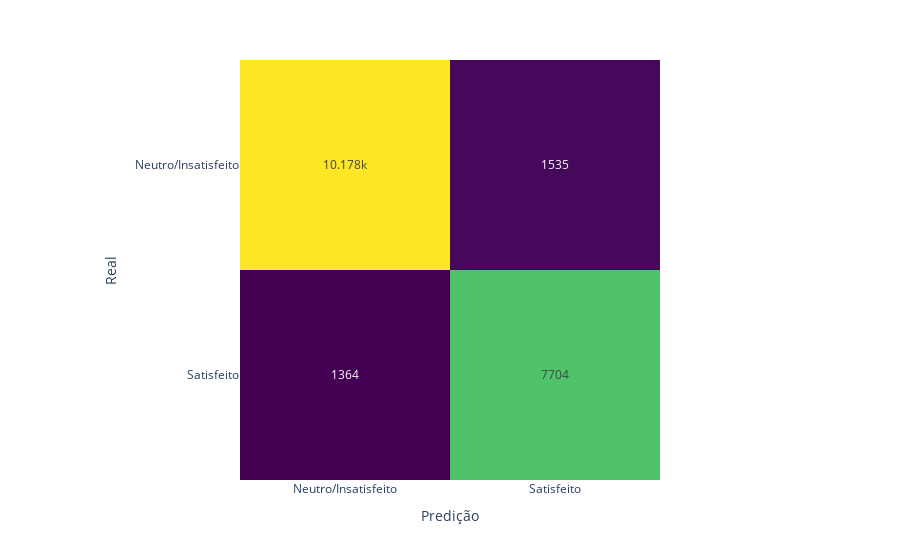

Source (notebook cell):
### Code cell
conf_matrix = confusion_matrix(y_test, y_pred)

fig = px.imshow(
    conf_matrix,
    labels=dict(x = 'Predição', y = 'Real', color="Contagem"),
    x=['Neutro/Insatisfeito', 'Satisfeito'],
    y=['Neutro/Insatisfeito', 'Satisfeito'],
    color_continuous_scale='Viridis'
)

fig.update_traces(text=conf_matrix, texttemplate='%{z}')
fig.update_layout(coloraxis_showscale=False)

fig.show()

### Figure 1 — Plotly figure (JSON) as saved in the notebook; plotly's stock layout.template omitted (floating-point values rounded to 4 significant figures)
{"data": [{"coloraxis": "coloraxis", "hovertemplate": "Predição: %{x}<br>Real: %{y}<br>Contagem: %{z}<extra></extra>", "name": "0", "text": [[10178, 1535], [1364, 7704]], "texttemplate": "%{z}", "type": "heatmap", "x": ["Neutro/Insatisfeito", "Satisfeito"], "xaxis": "x", "y": ["Neutro/Insatisfeito", "Satisfeito"], "yaxis": "y", "z": [[10178, 1535], [1364, 7704]]}], "layout": {"coloraxis": {"colorbar": {"title": {"text": "Contagem"}}, "colorscale": [[0, "#440154"], [0.1111, "#482878"], [0.2222, "#3e4989"], [0.3333, "#31688e"], [0.4444, "#26828e"], [0.5556, "#1f9e89"], [0.6667, "#35b779"], [0.7778, "#6ece58"], [0.8889, "#b5de2b"], [1, "#fde725"]], "showscale": false}, "margin": {"t": 60}, "xaxis": {"anchor": "y", "constrain": "domain", "domain": [0, 1], "scaleanchor": "y", "title": {"text": "Predição"}}, "yaxis": {"anchor": "x", "autorange": "reversed", "constrain": "domain", "domain": [0, 1], "title": {"text": "Real"}}}}
